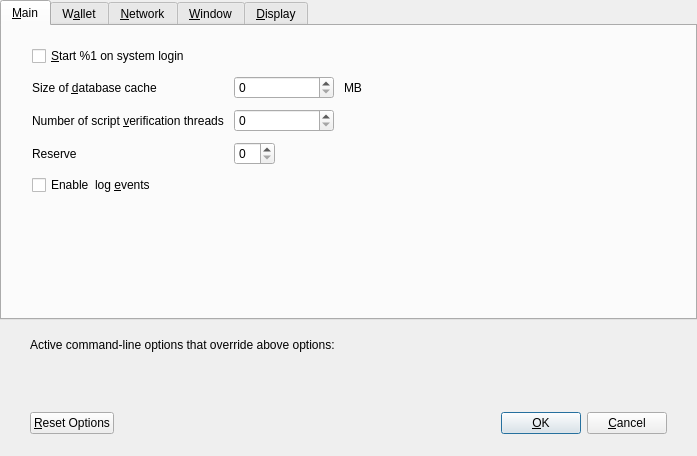
<?xml version="1.0" encoding="UTF-8"?>
<ui version="4.0">
 <class>OptionsDialog</class>
 <widget class="QDialog" name="OptionsDialog">
  <property name="geometry">
   <rect>
    <x>0</x>
    <y>0</y>
    <width>697</width>
    <height>456</height>
   </rect>
  </property>
  <property name="windowTitle">
   <string>Options</string>
  </property>
  <property name="modal">
   <bool>true</bool>
  </property>
  <layout class="QVBoxLayout" name="verticalLayout">
   <property name="leftMargin">
    <number>0</number>
   </property>
   <property name="topMargin">
    <number>0</number>
   </property>
   <property name="rightMargin">
    <number>0</number>
   </property>
   <property name="bottomMargin">
    <number>0</number>
   </property>
   <item>
    <layout class="QVBoxLayout" name="verticalLayout_3">
     <item>
      <widget class="QTabWidget" name="tabWidget">
       <property name="currentIndex">
        <number>0</number>
       </property>
       <widget class="QWidget" name="tabMain">
        <attribute name="title">
         <string>&amp;Main</string>
        </attribute>
        <layout class="QVBoxLayout" name="verticalLayout_Main">
         <property name="spacing">
          <number>10</number>
         </property>
         <property name="leftMargin">
          <number>30</number>
         </property>
         <property name="topMargin">
          <number>20</number>
         </property>
         <property name="rightMargin">
          <number>30</number>
         </property>
         <property name="bottomMargin">
          <number>20</number>
         </property>
         <item>
          <widget class="QCheckBox" name="bitcoinAtStartup">
           <property name="toolTip">
            <string>Automatically start %1 after logging in to the system.</string>
           </property>
           <property name="text">
            <string>&amp;Start %1 on system login</string>
           </property>
          </widget>
         </item>
         <item>
          <layout class="QGridLayout" name="gridLayout">
           <property name="verticalSpacing">
            <number>10</number>
           </property>
           <item row="1" column="0">
            <widget class="QLabel" name="databaseCacheLabel">
             <property name="text">
              <string>Size of &amp;database cache</string>
             </property>
             <property name="textFormat">
              <enum>Qt::PlainText</enum>
             </property>
             <property name="buddy">
              <cstring>databaseCache</cstring>
             </property>
            </widget>
           </item>
           <item row="3" column="1">
            <layout class="QHBoxLayout" name="horizontalLayoutReserveBalance">
             <item>
              <widget class="BitcoinAmountField" name="reserveBalance"/>
             </item>
             <item>
              <spacer name="horizontalSpacerReserveBalance">
               <property name="orientation">
                <enum>Qt::Horizontal</enum>
               </property>
               <property name="sizeHint" stdset="0">
                <size>
                 <width>40</width>
                 <height>20</height>
                </size>
               </property>
              </spacer>
             </item>
            </layout>
           </item>
           <item row="1" column="1">
            <layout class="QHBoxLayout" name="horizontalLayout_2_Main">
             <item>
              <widget class="QSpinBox" name="databaseCache">
               <property name="minimumSize">
                <size>
                 <width>100</width>
                 <height>0</height>
                </size>
               </property>
              </widget>
             </item>
             <item>
              <widget class="QLabel" name="databaseCacheUnitLabel">
               <property name="text">
                <string>MB</string>
               </property>
               <property name="textFormat">
                <enum>Qt::PlainText</enum>
               </property>
              </widget>
             </item>
             <item>
              <spacer name="horizontalSpacer_2_Main">
               <property name="orientation">
                <enum>Qt::Horizontal</enum>
               </property>
               <property name="sizeHint" stdset="0">
                <size>
                 <width>40</width>
                 <height>20</height>
                </size>
               </property>
              </spacer>
             </item>
            </layout>
           </item>
           <item row="3" column="0">
            <widget class="QLabel" name="reserveBalanceLabel">
             <property name="text">
              <string>Reserve</string>
             </property>
             <property name="textFormat">
              <enum>Qt::PlainText</enum>
             </property>
             <property name="buddy">
              <cstring>reserveBalance</cstring>
             </property>
            </widget>
           </item>
           <item row="2" column="0">
            <widget class="QLabel" name="threadsScriptVerifLabel">
             <property name="text">
              <string>Number of script &amp;verification threads</string>
             </property>
             <property name="textFormat">
              <enum>Qt::PlainText</enum>
             </property>
             <property name="buddy">
              <cstring>threadsScriptVerif</cstring>
             </property>
            </widget>
           </item>
           <item row="2" column="1">
            <layout class="QHBoxLayout" name="horizontalLayout_3_Main">
             <item>
              <widget class="QSpinBox" name="threadsScriptVerif">
               <property name="minimumSize">
                <size>
                 <width>100</width>
                 <height>0</height>
                </size>
               </property>
               <property name="toolTip">
                <string>(0 = auto, &lt;0 = leave that many cores free)</string>
               </property>
              </widget>
             </item>
             <item>
              <spacer name="horizontalSpacer_3_Main">
               <property name="orientation">
                <enum>Qt::Horizontal</enum>
               </property>
               <property name="sizeHint" stdset="0">
                <size>
                 <width>40</width>
                 <height>20</height>
                </size>
               </property>
              </spacer>
             </item>
            </layout>
           </item>
          </layout>
         </item>
         <item>
          <widget class="QCheckBox" name="logEvents">
           <property name="text">
            <string>Enable  log &amp;events</string>
           </property>
          </widget>
         </item>
         <item>
          <spacer name="verticalSpacer_Main">
           <property name="orientation">
            <enum>Qt::Vertical</enum>
           </property>
           <property name="sizeHint" stdset="0">
            <size>
             <width>20</width>
             <height>40</height>
            </size>
           </property>
          </spacer>
         </item>
        </layout>
       </widget>
       <widget class="QWidget" name="tabWallet">
        <attribute name="title">
         <string>W&amp;allet</string>
        </attribute>
        <layout class="QVBoxLayout" name="verticalLayout_Wallet">
         <property name="spacing">
          <number>10</number>
         </property>
         <property name="leftMargin">
          <number>30</number>
         </property>
         <property name="topMargin">
          <number>20</number>
         </property>
         <property name="rightMargin">
          <number>30</number>
         </property>
         <property name="bottomMargin">
          <number>20</number>
         </property>
         <item>
          <widget class="QGroupBox" name="groupBoxExpert">
           <property name="title">
            <string>Expert</string>
           </property>
           <layout class="QVBoxLayout" name="verticalLayout_2">
            <property name="spacing">
             <number>10</number>
            </property>
            <item>
             <widget class="QCheckBox" name="coinControlFeatures">
              <property name="toolTip">
               <string>Whether to show coin control features or not.</string>
              </property>
              <property name="text">
               <string>Enable coin &amp;control features</string>
              </property>
             </widget>
            </item>
            <item>
             <widget class="QCheckBox" name="spendZeroConfChange">
              <property name="toolTip">
               <string>If you disable the spending of unconfirmed change, the change from a transaction cannot be used until that transaction has at least one confirmation. This also affects how your balance is computed.</string>
              </property>
              <property name="text">
               <string>&amp;Spend unconfirmed change</string>
              </property>
             </widget>
            </item>
            <item>
             <widget class="QCheckBox" name="zeroBalanceAddressToken">
              <property name="text">
               <string>Enable &amp;zero balance for receiver token address</string>
              </property>
             </widget>
            </item>
            <item>
             <widget class="QCheckBox" name="notUseChangeAddress">
              <property name="text">
               <string>Don't use change &amp;address</string>
              </property>
             </widget>
            </item>
            <item>
             <widget class="QCheckBox" name="checkForUpdates">
              <property name="text">
               <string>Check for &amp;updates</string>
              </property>
             </widget>
            </item>
           </layout>
          </widget>
         </item>
         <item>
          <spacer name="verticalSpacer_Wallet">
           <property name="orientation">
            <enum>Qt::Vertical</enum>
           </property>
           <property name="sizeHint" stdset="0">
            <size>
             <width>20</width>
             <height>40</height>
            </size>
           </property>
          </spacer>
         </item>
        </layout>
       </widget>
       <widget class="QWidget" name="tabNetwork">
        <attribute name="title">
         <string>&amp;Network</string>
        </attribute>
        <layout class="QVBoxLayout" name="verticalLayout_Network">
         <property name="spacing">
          <number>10</number>
         </property>
         <property name="leftMargin">
          <number>30</number>
         </property>
         <property name="topMargin">
          <number>20</number>
         </property>
         <property name="rightMargin">
          <number>30</number>
         </property>
         <property name="bottomMargin">
          <number>20</number>
         </property>
         <item>
          <widget class="QCheckBox" name="mapPortUpnp">
           <property name="toolTip">
            <string>Automatically open the Phantom client port on the router. This only works when your router supports UPnP and it is enabled.</string>
           </property>
           <property name="text">
            <string>Map port using &amp;UPnP</string>
           </property>
          </widget>
         </item>
         <item>
          <widget class="QCheckBox" name="allowIncoming">
           <property name="toolTip">
            <string>Accept connections from outside</string>
           </property>
           <property name="text">
            <string>Allow incoming connections</string>
           </property>
          </widget>
         </item>
         <item>
          <widget class="QCheckBox" name="connectSocks">
           <property name="toolTip">
            <string>Connect to the Phantom network through a SOCKS5 proxy.</string>
           </property>
           <property name="text">
            <string>&amp;Connect through SOCKS5 proxy (default proxy):</string>
           </property>
          </widget>
         </item>
         <item>
          <layout class="QHBoxLayout" name="horizontalLayout_1_Network">
           <item>
            <widget class="QLabel" name="proxyIpLabel">
             <property name="text">
              <string>Proxy &amp;IP:</string>
             </property>
             <property name="textFormat">
              <enum>Qt::PlainText</enum>
             </property>
             <property name="buddy">
              <cstring>proxyIp</cstring>
             </property>
            </widget>
           </item>
           <item>
            <widget class="QValidatedLineEdit" name="proxyIp">
             <property name="minimumSize">
              <size>
               <width>140</width>
               <height>0</height>
              </size>
             </property>
             <property name="maximumSize">
              <size>
               <width>140</width>
               <height>16777215</height>
              </size>
             </property>
             <property name="toolTip">
              <string>IP address of the proxy (e.g. IPv4: 127.0.0.1 / IPv6: ::1)</string>
             </property>
            </widget>
           </item>
           <item>
            <widget class="QLabel" name="proxyPortLabel">
             <property name="text">
              <string>&amp;Port:</string>
             </property>
             <property name="textFormat">
              <enum>Qt::PlainText</enum>
             </property>
             <property name="buddy">
              <cstring>proxyPort</cstring>
             </property>
            </widget>
           </item>
           <item>
            <widget class="QLineEdit" name="proxyPort">
             <property name="minimumSize">
              <size>
               <width>55</width>
               <height>0</height>
              </size>
             </property>
             <property name="maximumSize">
              <size>
               <width>55</width>
               <height>16777215</height>
              </size>
             </property>
             <property name="toolTip">
              <string>Port of the proxy (e.g. 9050)</string>
             </property>
            </widget>
           </item>
           <item>
            <spacer name="horizontalSpacer_1_Network">
             <property name="orientation">
              <enum>Qt::Horizontal</enum>
             </property>
             <property name="sizeHint" stdset="0">
              <size>
               <width>40</width>
               <height>20</height>
              </size>
             </property>
            </spacer>
           </item>
          </layout>
         </item>
         <item>
          <layout class="QHBoxLayout" name="horizontalLayout_2_Network">
           <item>
            <widget class="QLabel" name="proxyActiveNets">
             <property name="text">
              <string>Used for reaching peers via:</string>
             </property>
             <property name="textFormat">
              <enum>Qt::PlainText</enum>
             </property>
            </widget>
           </item>
           <item>
            <widget class="QCheckBox" name="proxyReachIPv4">
             <property name="enabled">
              <bool>false</bool>
             </property>
             <property name="toolTip">
              <string>Shows, if the supplied default SOCKS5 proxy is used to reach peers via this network type.</string>
             </property>
             <property name="text">
              <string/>
             </property>
            </widget>
           </item>
           <item>
            <widget class="QLabel" name="proxyReachIPv4Label">
             <property name="text">
              <string>IPv4</string>
             </property>
             <property name="textFormat">
              <enum>Qt::PlainText</enum>
             </property>
            </widget>
           </item>
           <item>
            <widget class="QCheckBox" name="proxyReachIPv6">
             <property name="enabled">
              <bool>false</bool>
             </property>
             <property name="toolTip">
              <string>Shows, if the supplied default SOCKS5 proxy is used to reach peers via this network type.</string>
             </property>
             <property name="text">
              <string/>
             </property>
            </widget>
           </item>
           <item>
            <widget class="QLabel" name="proxyReachIPv6Label">
             <property name="text">
              <string>IPv6</string>
             </property>
             <property name="textFormat">
              <enum>Qt::PlainText</enum>
             </property>
            </widget>
           </item>
           <item>
            <widget class="QCheckBox" name="proxyReachTor">
             <property name="enabled">
              <bool>false</bool>
             </property>
             <property name="toolTip">
              <string>Shows, if the supplied default SOCKS5 proxy is used to reach peers via this network type.</string>
             </property>
             <property name="text">
              <string/>
             </property>
            </widget>
           </item>
           <item>
            <widget class="QLabel" name="proxyReachTorLabel">
             <property name="text">
              <string>Tor</string>
             </property>
             <property name="textFormat">
              <enum>Qt::PlainText</enum>
             </property>
            </widget>
           </item>
           <item>
            <spacer name="horizontalSpacer_2_Network">
             <property name="orientation">
              <enum>Qt::Horizontal</enum>
             </property>
             <property name="sizeHint" stdset="0">
              <size>
               <width>40</width>
               <height>20</height>
              </size>
             </property>
            </spacer>
           </item>
          </layout>
         </item>
         <item>
          <widget class="QCheckBox" name="connectSocksTor">
           <property name="toolTip">
            <string>Connect to the Phantom network through a separate SOCKS5 proxy for Tor hidden services.</string>
           </property>
           <property name="text">
            <string>Use separate SOCKS5 proxy to reach peers via Tor hidden services:</string>
           </property>
          </widget>
         </item>
         <item>
          <layout class="QHBoxLayout" name="horizontalLayout_3_Network">
           <item>
            <widget class="QLabel" name="proxyIpTorLabel">
             <property name="text">
              <string>Proxy &amp;IP:</string>
             </property>
             <property name="textFormat">
              <enum>Qt::PlainText</enum>
             </property>
             <property name="buddy">
              <cstring>proxyIpTor</cstring>
             </property>
            </widget>
           </item>
           <item>
            <widget class="QValidatedLineEdit" name="proxyIpTor">
             <property name="minimumSize">
              <size>
               <width>140</width>
               <height>0</height>
              </size>
             </property>
             <property name="maximumSize">
              <size>
               <width>140</width>
               <height>16777215</height>
              </size>
             </property>
             <property name="toolTip">
              <string>IP address of the proxy (e.g. IPv4: 127.0.0.1 / IPv6: ::1)</string>
             </property>
            </widget>
           </item>
           <item>
            <widget class="QLabel" name="proxyPortTorLabel">
             <property name="text">
              <string>&amp;Port:</string>
             </property>
             <property name="textFormat">
              <enum>Qt::PlainText</enum>
             </property>
             <property name="buddy">
              <cstring>proxyPortTor</cstring>
             </property>
            </widget>
           </item>
           <item>
            <widget class="QLineEdit" name="proxyPortTor">
             <property name="minimumSize">
              <size>
               <width>55</width>
               <height>0</height>
              </size>
             </property>
             <property name="maximumSize">
              <size>
               <width>55</width>
               <height>16777215</height>
              </size>
             </property>
             <property name="toolTip">
              <string>Port of the proxy (e.g. 9050)</string>
             </property>
            </widget>
           </item>
           <item>
            <spacer name="horizontalSpacer_4_Network">
             <property name="orientation">
              <enum>Qt::Horizontal</enum>
             </property>
             <property name="sizeHint" stdset="0">
              <size>
               <width>40</width>
               <height>20</height>
              </size>
             </property>
            </spacer>
           </item>
          </layout>
         </item>
         <item>
          <spacer name="verticalSpacer_Network">
           <property name="orientation">
            <enum>Qt::Vertical</enum>
           </property>
           <property name="sizeHint" stdset="0">
            <size>
             <width>20</width>
             <height>40</height>
            </size>
           </property>
          </spacer>
         </item>
        </layout>
       </widget>
       <widget class="QWidget" name="tabWindow">
        <attribute name="title">
         <string>&amp;Window</string>
        </attribute>
        <layout class="QVBoxLayout" name="verticalLayout_Window">
         <property name="spacing">
          <number>10</number>
         </property>
         <property name="leftMargin">
          <number>30</number>
         </property>
         <property name="topMargin">
          <number>20</number>
         </property>
         <property name="rightMargin">
          <number>30</number>
         </property>
         <property name="bottomMargin">
          <number>20</number>
         </property>
         <item>
          <widget class="QCheckBox" name="hideTrayIcon">
           <property name="toolTip">
            <string>&amp;Hide the icon from the system tray.</string>
           </property>
           <property name="text">
            <string>Hide tray icon</string>
           </property>
          </widget>
         </item>
         <item>
          <widget class="QCheckBox" name="minimizeToTray">
           <property name="toolTip">
            <string>Show only a tray icon after minimizing the window.</string>
           </property>
           <property name="text">
            <string>&amp;Minimize to the tray instead of the taskbar</string>
           </property>
          </widget>
         </item>
         <item>
          <widget class="QCheckBox" name="minimizeOnClose">
           <property name="toolTip">
            <string>Minimize instead of exit the application when the window is closed. When this option is enabled, the application will be closed only after selecting Exit in the menu.</string>
           </property>
           <property name="text">
            <string>M&amp;inimize on close</string>
           </property>
          </widget>
         </item>
         <item>
          <spacer name="verticalSpacer_Window">
           <property name="orientation">
            <enum>Qt::Vertical</enum>
           </property>
           <property name="sizeHint" stdset="0">
            <size>
             <width>20</width>
             <height>40</height>
            </size>
           </property>
          </spacer>
         </item>
        </layout>
       </widget>
       <widget class="QWidget" name="tabDisplay">
        <attribute name="title">
         <string>&amp;Display</string>
        </attribute>
        <layout class="QVBoxLayout" name="verticalLayout_Display">
         <property name="spacing">
          <number>10</number>
         </property>
         <property name="leftMargin">
          <number>30</number>
         </property>
         <property name="topMargin">
          <number>20</number>
         </property>
         <property name="rightMargin">
          <number>30</number>
         </property>
         <property name="bottomMargin">
          <number>20</number>
         </property>
         <item>
          <layout class="QGridLayout" name="gridLayout_2">
           <property name="verticalSpacing">
            <number>10</number>
           </property>
           <item row="0" column="1">
            <widget class="QValueComboBox" name="lang">
             <property name="toolTip">
              <string>The user interface language can be set here. This setting will take effect after restarting %1.</string>
             </property>
            </widget>
           </item>
           <item row="1" column="1">
            <widget class="QValueComboBox" name="unit">
             <property name="toolTip">
              <string>Choose the default subdivision unit to show in the interface and when sending coins.</string>
             </property>
            </widget>
           </item>
           <item row="0" column="0">
            <widget class="QLabel" name="langLabel">
             <property name="text">
              <string>User Interface &amp;language:</string>
             </property>
             <property name="textFormat">
              <enum>Qt::PlainText</enum>
             </property>
             <property name="buddy">
              <cstring>lang</cstring>
             </property>
            </widget>
           </item>
           <item row="1" column="0">
            <widget class="QLabel" name="unitLabel">
             <property name="text">
              <string>&amp;Unit to show amounts in:</string>
             </property>
             <property name="textFormat">
              <enum>Qt::PlainText</enum>
             </property>
             <property name="buddy">
              <cstring>unit</cstring>
             </property>
            </widget>
           </item>
           <item row="2" column="0">
            <widget class="QLabel" name="thirdPartyTxUrlsLabel">
             <property name="toolTip">
              <string>Third party URLs (e.g. a block explorer) that appear in the transactions tab as context menu items. %s in the URL is replaced by transaction hash. Multiple URLs are separated by vertical bar |.</string>
             </property>
             <property name="text">
              <string>Third party transaction URLs</string>
             </property>
             <property name="buddy">
              <cstring>thirdPartyTxUrls</cstring>
             </property>
            </widget>
           </item>
           <item row="2" column="1">
            <widget class="QLineEdit" name="thirdPartyTxUrls">
             <property name="toolTip">
              <string>Third party URLs (e.g. a block explorer) that appear in the transactions tab as context menu items. %s in the URL is replaced by transaction hash. Multiple URLs are separated by vertical bar |.</string>
             </property>
            </widget>
           </item>
          </layout>
         </item>
         <item>
          <spacer name="verticalSpacer_Display">
           <property name="orientation">
            <enum>Qt::Vertical</enum>
           </property>
           <property name="sizeHint" stdset="0">
            <size>
             <width>20</width>
             <height>40</height>
            </size>
           </property>
          </spacer>
         </item>
        </layout>
       </widget>
      </widget>
     </item>
     <item>
      <widget class="QFrame" name="frame">
       <layout class="QVBoxLayout" name="verticalLayout_Bottom">
        <property name="leftMargin">
         <number>30</number>
        </property>
        <property name="rightMargin">
         <number>30</number>
        </property>
        <item>
         <layout class="QHBoxLayout" name="horizontalLayout_Bottom">
          <item>
           <widget class="QLabel" name="overriddenByCommandLineInfoLabel">
            <property name="text">
             <string>Active command-line options that override above options:</string>
            </property>
            <property name="textFormat">
             <enum>Qt::PlainText</enum>
            </property>
           </widget>
          </item>
          <item>
           <spacer name="horizontalSpacer_Bottom">
            <property name="orientation">
             <enum>Qt::Horizontal</enum>
            </property>
            <property name="sizeHint" stdset="0">
             <size>
              <width>40</width>
              <height>20</height>
             </size>
            </property>
           </spacer>
          </item>
         </layout>
        </item>
        <item>
         <widget class="QLabel" name="overriddenByCommandLineLabel">
          <property name="text">
           <string/>
          </property>
          <property name="textFormat">
           <enum>Qt::PlainText</enum>
          </property>
          <property name="wordWrap">
           <bool>true</bool>
          </property>
         </widget>
        </item>
       </layout>
      </widget>
     </item>
    </layout>
   </item>
   <item>
    <widget class="QWidget" name="buttonsContainerWhite" native="true">
     <layout class="QHBoxLayout" name="horizontalLayout">
      <property name="leftMargin">
       <number>30</number>
      </property>
      <property name="rightMargin">
       <number>30</number>
      </property>
      <item>
       <widget class="QPushButton" name="resetButton">
        <property name="toolTip">
         <string>Reset all client options to default.</string>
        </property>
        <property name="text">
         <string>&amp;Reset Options</string>
        </property>
        <property name="autoDefault">
         <bool>false</bool>
        </property>
       </widget>
      </item>
      <item>
       <spacer name="horizontalSpacer_1">
        <property name="orientation">
         <enum>Qt::Horizontal</enum>
        </property>
        <property name="sizeHint" stdset="0">
         <size>
          <width>40</width>
          <height>48</height>
         </size>
        </property>
       </spacer>
      </item>
      <item>
       <widget class="QLabel" name="statusLabel">
        <property name="minimumSize">
         <size>
          <width>200</width>
          <height>0</height>
         </size>
        </property>
        <property name="font">
         <font>
          <weight>75</weight>
          <bold>true</bold>
         </font>
        </property>
        <property name="text">
         <string/>
        </property>
        <property name="textFormat">
         <enum>Qt::PlainText</enum>
        </property>
        <property name="wordWrap">
         <bool>true</bool>
        </property>
       </widget>
      </item>
      <item>
       <spacer name="horizontalSpacer_2">
        <property name="orientation">
         <enum>Qt::Horizontal</enum>
        </property>
        <property name="sizeHint" stdset="0">
         <size>
          <width>40</width>
          <height>48</height>
         </size>
        </property>
       </spacer>
      </item>
      <item>
       <widget class="QPushButton" name="okButton">
        <property name="text">
         <string>&amp;OK</string>
        </property>
        <property name="autoDefault">
         <bool>false</bool>
        </property>
        <property name="default">
         <bool>true</bool>
        </property>
       </widget>
      </item>
      <item>
       <widget class="QPushButton" name="cancelButton">
        <property name="text">
         <string>&amp;Cancel</string>
        </property>
        <property name="autoDefault">
         <bool>false</bool>
        </property>
       </widget>
      </item>
     </layout>
    </widget>
   </item>
  </layout>
 </widget>
 <customwidgets>
  <customwidget>
   <class>QValidatedLineEdit</class>
   <extends>QLineEdit</extends>
   <header>qvalidatedlineedit.h</header>
  </customwidget>
  <customwidget>
   <class>BitcoinAmountField</class>
   <extends>QSpinBox</extends>
   <header>bitcoinamountfield.h</header>
  </customwidget>
  <customwidget>
   <class>QValueComboBox</class>
   <extends>QComboBox</extends>
   <header>qvaluecombobox.h</header>
  </customwidget>
 </customwidgets>
 <resources/>
 <connections/>
</ui>
